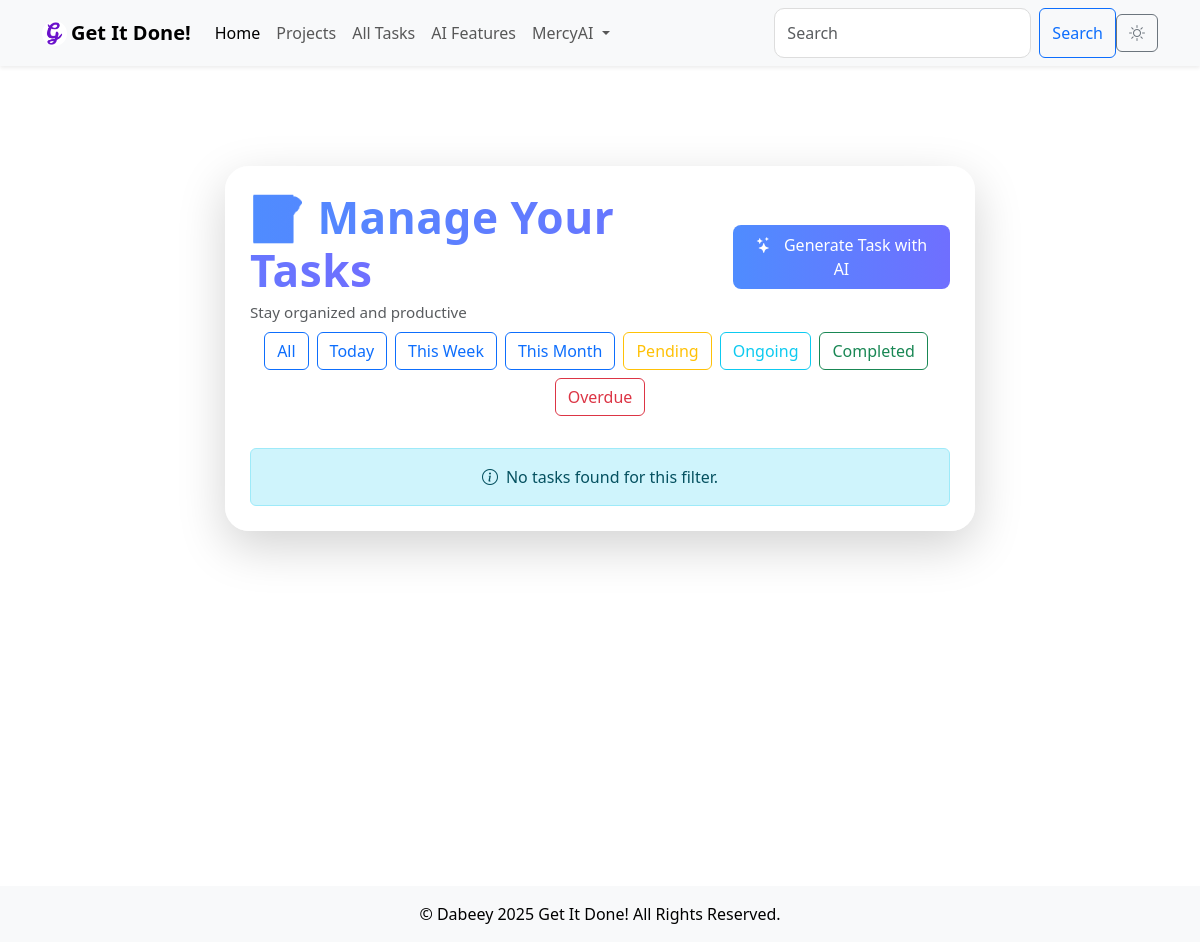
Before: /project/2/tasks (signed in) with the older database file.
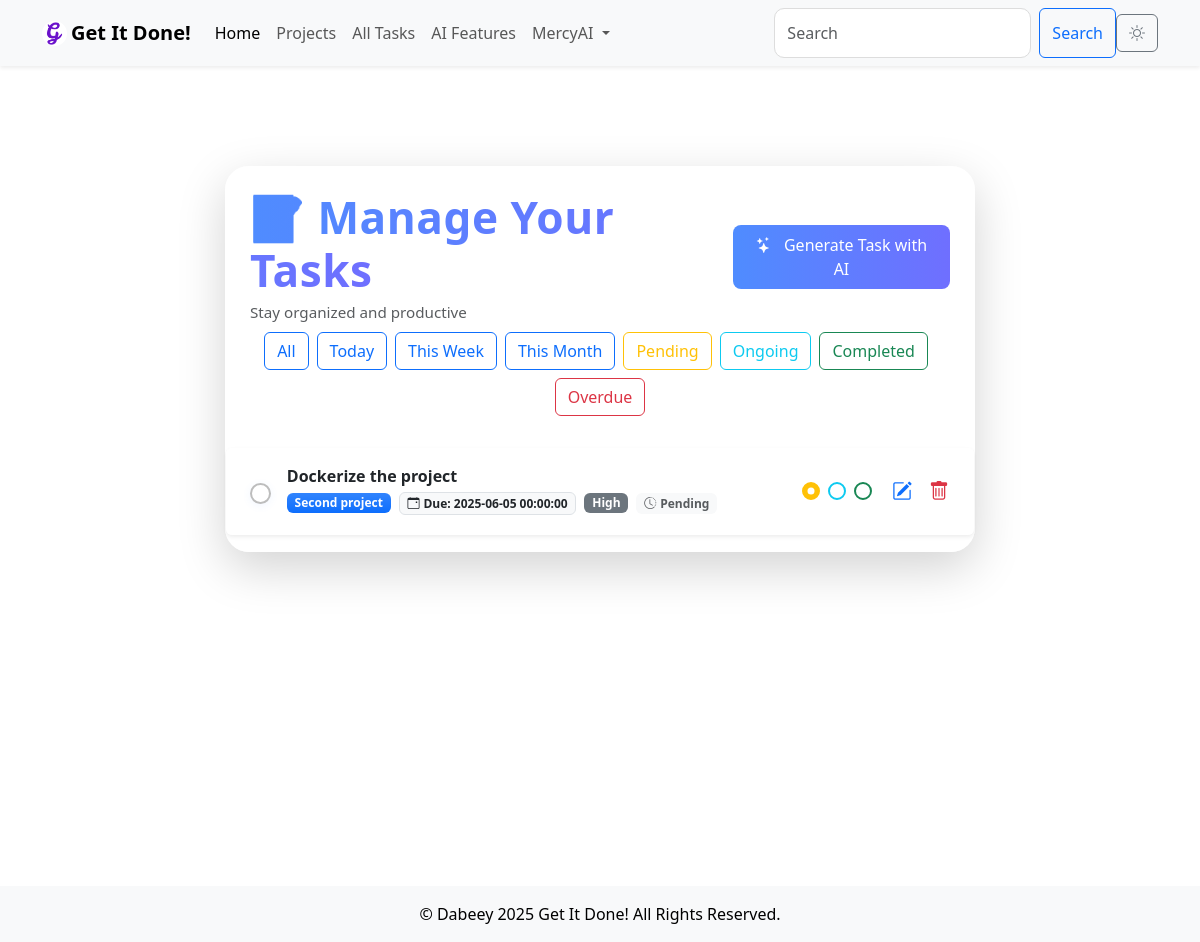
After: the same page with the newer database file.
### models.py (models this page shows, shortened)
class User(db.Model, UserMixin):
    id = db.Column(db.Integer, primary_key=True)
    username = db.Column(db.String(80), unique=True, nullable=False)
    email = db.Column(db.String(120), unique=True, nullable=False, index=True)
    password = db.Column(db.String(200), nullable=False)
    created_at = db.Column(db.DateTime, default=db.func.current_timestamp())
    updated_at = db.Column(db.DateTime, default=db.func.current_timestamp(), onupdate=db.func.current_timestamp())
    tasks = db.relationship('Task', backref='user', lazy='select')

class Task(db.Model):
    id = db.Column(db.Integer, primary_key=True)
    title = db.Column(db.String(200), nullable=False)
    description = db.Column(db.Text, nullable=True)
    due_date = db.Column(db.DateTime, nullable=True)
    created_at = db.Column(db.DateTime, default=db.func.current_timestamp())
    updated_at = db.Column(db.DateTime, default=db.func.current_timestamp(), onupdate=db.func.current_timestamp())
    priority = db.Column(Enum(PriorityLevel), nullable=False)
    status = db.Column(Enum(TaskStatus), nullable=False)
    deleted_at = db.Column(db.DateTime, nullable=True)
    user_id = db.Column(db.Integer, db.ForeignKey('user.id'), nullable=False, index=True)
    project_id = db.Column(db.Integer, db.ForeignKey('project.id'), nullable=True, index=True)  # Link to Project

class Project(db.Model):
    id = db.Column(db.Integer, primary_key=True)
    name = db.Column(db.String(200), nullable=False, unique=True)
    description = db.Column(db.Text, nullable=True)
    deadline = db.Column(db.DateTime, nullable=True)
    created_at = db.Column(db.DateTime, default=db.func.current_timestamp())
    updated_at = db.Column(db.DateTime, default=db.func.current_timestamp(), onupdate=db.func.current_timestamp())
    owner_id = db.Column(db.Integer, db.ForeignKey('user.id'), nullable=False, index=True)  # Project owner
    owner = db.relationship('User', backref='projects')  # Link to the User model
    tasks = db.relationship('Task', backref='project', lazy='select')  # Link to the Task model

### main.py (the view)
@app.route('/project/<int:project_id>/tasks')
@login_required
def project_tasks(project_id):
    form = BaseForm()
    project = Project.query.get_or_404(project_id)
    if project.owner_id != current_user.id:
        flash("You don't have permission to view this project's tasks.", 'danger')
        return redirect(url_for('projects'))
    tasks = Task.query.filter_by(project_id=project_id).order_by(Task.updated_at.desc()).all()
    return render_template('tasks.html', tasks=tasks, project=project, form=form)

### main.py
class BaseForm(FlaskForm):
    pass    #Create an instance of the form class in every route that requires CSRF protection ie form = BaseForm()

### main.py (called while the page is built)
@login_manager.user_loader
def load_user(user_id):
    return User.query.get(int(user_id))

### templates/tasks.html (shortened to what this page needs)
{% extends 'base.html' %}
{% block content %}
<div class="container py-5 d-flex flex-column align-items-center" style="min-height: 90vh;">
    <div class="glass-card shadow-lg mb-4 w-100" style="max-width: 750px;">
        <div class="d-flex flex-column flex-md-row justify-content-between align-items-center p-4 pb-2">
            <div>
                <h2 class="fw-bold mb-1" style="letter-spacing: 0.5px; font-size: 1.2rem;">
                    <span class="gradient-text" style=" font-size: 230%;">📝 Manage Your Tasks</span>
                </h2>
                <div class="text-muted" style="font-size: 0.95rem; font-weight: 400;">
                    Stay organized and productive
                </div>
            </div>
            <a href="{{ url_for('ai') }}" class="btn btn-gradient-primary btn-lg mt-3 mt-md-0" style="font-size: 1rem;">
                <i class="bi bi-stars me-2"></i> Generate Task with AI
            </a>
        </div>
        <div class="filter-bar mb-4 d-flex flex-wrap justify-content-center px-4">
            <a href="{{ url_for('tasks', filter='all') }}" class="btn btn-outline-primary me-2 mb-2 {% if filter_type == 'all' %}active{% endif %}">All</a>
            <a href="{{ url_for('tasks', filter='today') }}" class="btn btn-outline-primary me-2 mb-2 {% if filter_type == 'today' %}active{% endif %}">Today</a>
            <a href="{{ url_for('tasks', filter='week') }}" class="btn btn-outline-primary me-2 mb-2 {% if filter_type == 'week' %}active{% endif %}">This Week</a>
            <a href="{{ url_for('tasks', filter='month') }}" class="btn btn-outline-primary me-2 mb-2 {% if filter_type == 'month' %}active{% endif %}">This Month</a>
            <a href="{{ url_for('tasks', filter='pending') }}" class="btn btn-outline-warning me-2 mb-2 {% if filter_type == 'pending' %}active{% endif %}">Pending</a>
            <a href="{{ url_for('tasks', filter='ongoing') }}" class="btn btn-outline-info me-2 mb-2 {% if filter_type == 'ongoing' %}active{% endif %}">Ongoing</a>
            <a href="{{ url_for('tasks', filter='completed') }}" class="btn btn-outline-success me-2 mb-2 {% if filter_type == 'completed' %}active{% endif %}">Completed</a>
            <a href="{{ url_for('tasks', filter='overdue') }}" class="btn btn-outline-danger mb-2 {% if filter_type == 'overdue' %}active{% endif %}">Overdue</a>
        </div>
        {% if tasks|length > 0 %}
        <div class="task-list">
            <ul id="task-list" class="list-group">
                {% for task in tasks %}
                <li class="list-group-item task-item glass-task mb-3 py-3 px-4 d-flex align-items-center justify-content-between shadow-sm {% if task.status.value == 'Done' %}completed{% endif %}" data-task-id="{{ task.id }}" draggable="true">
                    <div class="d-flex align-items-center flex-grow-1">
                        <input type="checkbox" class="form-check-input me-3 modern-checkbox" {% if task.status.value == 'Done' %}checked{% endif %} onclick="markTaskComplete({{ task.id }})">
                        <div class="flex-grow-1">
                            <div class="d-flex align-items-center mb-1">
                                <strong class="fs-6 {% if task.is_overdue %}text-danger{% endif %}" style="font-weight:600;">{{ task.title }}</strong>
                            </div>
                            <div class="d-flex flex-wrap align-items-center">
                                <span class="badge bg-gradient bg-primary me-2 mb-1">{{ task.project.name }}</span>
                                <span class="badge bg-light text-dark border me-2 mb-1"><i class="bi bi-calendar-event me-1"></i>Due: {{ task.due_date }}</span>
                                <span class="badge bg-secondary me-2 mb-1">{{ task.priority.value }}</span>
                                <span class="badge bg-light text-muted mb-1"><i class="bi bi-clock-history me-1"></i>{{ task.status.value }}</span>
                            </div>
                        </div>
                    </div>
                    <div class="status-checkboxes d-flex align-items-center ms-3">
                        <input type="radio" name="status-{{ task.id }}" class="form-check-input status-radio pending" {% if task.status.value == 'Pending' %}checked{% endif %} onclick="updateTaskStatus({{ task.id }}, 'Pending')" title="Pending">
                        <input type="radio" name="status-{{ task.id }}" class="form-check-input status-radio ongoing" {% if task.status.value == 'In Progress' %}checked{% endif %} onclick="updateTaskStatus({{ task.id }}, 'In Progress')" title="Ongoing">
                        <input type="radio" name="status-{{ task.id }}" class="form-check-input status-radio completed" {% if task.status.value == 'Done' %}checked{% endif %} onclick="updateTaskStatus({{ task.id }}, 'Done')" title="Done">
                    </div>
                    <div class="d-flex align-items-center ms-3">
                        <a href="{{ url_for('edit_task', task_id=task.id) }}" class="text-primary me-3" title="Edit Task">
                            <i class="bi bi-pencil-square fs-5"></i>
                        </a>
                        <button class="btn btn-link text-danger p-0" title="Delete Task" onclick="deleteTask({{ task.id }})">
                            <i class="bi bi-trash fs-5"></i>
                        </button>
                    </div>
                </li>
                {% endfor %}
            </ul>
        </div>
        {% else %}
        <div class="alert alert-info text-center m-4" role="alert">
            <i class="bi bi-info-circle me-2"></i>No tasks found for this filter.
        </div>
        {% endif %}
    </div>
</div>
{% endblock %}

### templates/base.html (shortened to what this page needs)
<!DOCTYPE html>
<html lang="en">
<head>
    <link href="https://cdn.jsdelivr.net/npm/bootstrap@5.3.0/dist/css/bootstrap.min.css" rel="stylesheet">
    <link rel="stylesheet" href="{{ url_for('static', filename='css/style.css') }}">
    <link rel="stylesheet" href="https://cdnjs.cloudflare.com/ajax/libs/font-awesome/6.0.0-beta3/css/all.min.css">
    <link rel="stylesheet" href="https://cdn.jsdelivr.net/npm/bootstrap-icons@1.5.0/font/bootstrap-icons.css">
</head>
<body class="d-flex flex-column min-vh-100">
    <nav class="navbar navbar-expand-lg navbar-light bg-light fixed-top shadow-sm">
        <div class="container">
            <a class="navbar-brand fw-bold d-flex align-items-center" href="{{ url_for('index') }}">
                <img src="{{ url_for('static', filename='img/favicon.ico') }}" alt="Logo" width="25" height="25" class="align-middle me-1" style="border-radius: 4px;">
                Get It Done!
            </a>
            <div class="collapse navbar-collapse" id="navbarNav">
                <ul class="navbar-nav me-auto">
                    <li class="nav-item">
                        <a class="nav-link active" href="{{ url_for('index') }}">Home</a>
                    </li>
                    <li class="nav-item">
                        <a class="nav-link" href="{{ url_for('projects') }}">Projects</a>
                    </li>
                    <li class="nav-item">
                        <a class="nav-link" href="{{ url_for('tasks') }}">All Tasks</a>
                    </li>
                    <li class="nav-item">
                        <a class="nav-link" href="{{ url_for('ai') }}">AI Features</a>
                    </li>
                    {% if current_user.is_authenticated %}
                    <li class="nav-item dropdown">
                        <a class="nav-link dropdown-toggle" href="#" id="userDropdown" role="button" data-bs-toggle="dropdown" aria-expanded="false">
                            {{ current_user.username }}
                        </a>
                    </li>
                    {% endif %}
                </ul>
                <form class="d-flex ms-auto">
                    <input class="form-control me-2" type="search" placeholder="Search" aria-label="Search">
                    <button class="btn btn-outline-primary" type="submit">Search</button>
                </form>
            </div>
            <button id="theme-toggle" class="btn btn-outline-secondary">
                <i id="theme-icon" class="bi bi-sun"></i>
            </button>
        </div>
    </nav>
    <main class="container my-5 flex-grow-1">
        {% block content %}{% endblock %}
    </main>
    <footer class="bg-light text-center py-3 mt-auto">
        <p class="mb-0">© Dabeey 2025 Get It Done! All Rights Reserved.</p>
    </footer>
</body>
</html>

### static/css/style.css (style rules this page uses)
body { background-color: #ffffff; color: #000000; padding-top: 70px; transition: background-color 0.3s, color 0.3s; }
.btn { transition: background-color 0.3s, color 0.3s; }
.form-control { border-radius: 10px; padding: 0.75rem; font-size: 1rem; border: 1px solid #ddd; }
.list-group-item { margin-bottom: 5px; }

### templates/tasks.html (style rules this page uses)
.glass-card { background: rgba(255,255,255,0.85); border-radius: 1.5rem; backdrop-filter: blur(8px); box-shadow: 0 8px 32px 0 rgba(31, 38, 135, 0.10); border: 1px solid rgba(255,255,255,0.18); }
.glass-task { background: rgba(255,255,255,0.7); border-radius: 1rem; transition: box-shadow 0.2s, transform 0.2s; border: none; }
.gradient-text { background: linear-gradient(90deg, #4f8cff 0%, #6f6fff 100%); -webkit-background-clip: text; -webkit-text-fill-color: transparent; background-clip: text; }
.btn-gradient-primary { background: linear-gradient(90deg, #4f8cff 0%, #6f6fff 100%); color: #fff; border: none; transition: background 0.2s; }
.list-group-item { border: none; }
.task-item { cursor: grab; transition: opacity 0.5s, transform 0.5s; }
.badge.bg-gradient { background: linear-gradient(90deg, #4f8cff 0%, #6f6fff 100%); color: #fff; }
.modern-checkbox { width: 1.3em; height: 1.3em; border-radius: 50% !important; border: 2.5px solid #bdbdbd; transition: border-color 0.2s, box-shadow 0.2s; box-shadow: 0 2px 8px 0 rgba(79,140,255,0.08); }
.status-checkboxes .status-radio { margin: 0 4px; cursor: pointer; width: 18px; height: 18px; border-radius: 50%; border: 2.5px solid #e0e0e0; background-color: #fff; transition: border-color 0.2s, box-shadow 0.2s; }
.status-checkboxes .pending { border-color: #ffc107; }
.status-checkboxes .ongoing { border-color: #0dcaf0; }
.status-checkboxes .completed { border-color: #198754; }
.status-checkboxes .pending:checked { background-color: #ffc107; border-color: #ffc107; }

Changed rows visible on the page:
added Task: title "Dockerize the project", project.name "Second project", due_date "2025-06-05 00:00:00", priority.value "High", status.value "Pending", status "☑"
Other visible differences:
text no longer shown: "No tasks found for this filter."
